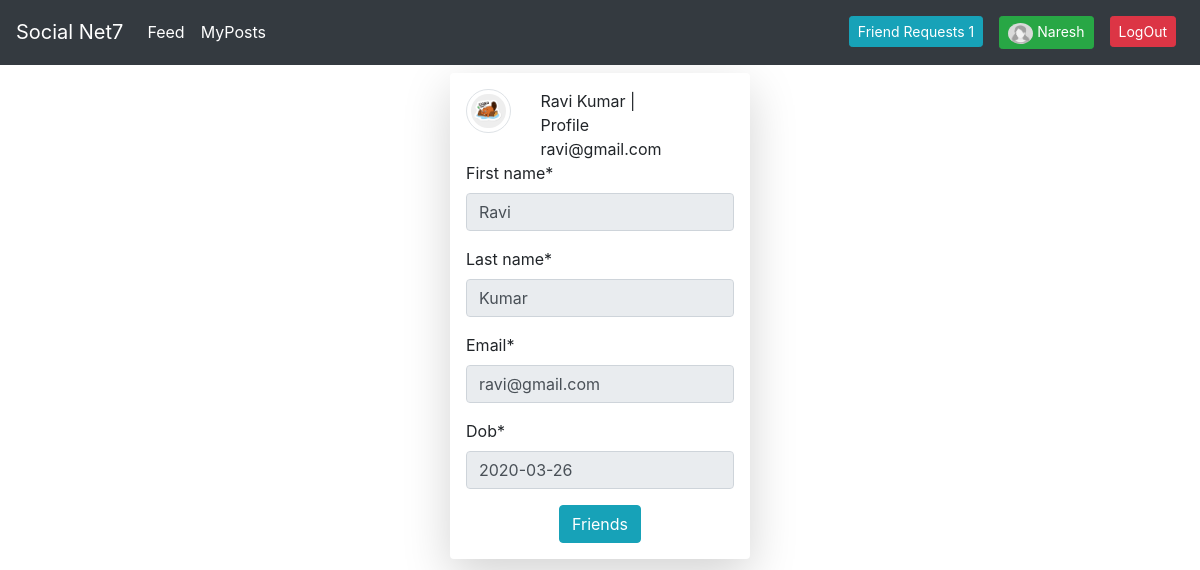
Page /rprofile/13/ (signed in) on the committed database.
### users/models.py (models this page shows, shortened)
class SnetUser(AbstractUser):
	username = None
	email = models.EmailField(_('email address'), unique=True)
	signup_date = models.DateTimeField(auto_now_add=True)
	USERNAME_FIELD = 'email'
	REQUIRED_FIELDS = []
	objects = CustomUserManager()
	def truncate(self):
		return f'{self.email}'.split('@')[0]
	def fname_empty(self):
		if self.first_name == '':
			return True
		else:
			return False
	def friend_request(self):
		return Friends.objects.filter(freq_accp_id=self.id).filter(friends='No')

class Profile(models.Model):
	image = models.ImageField(default='female.jpg', upload_to=profile_img_directory)
	user = models.OneToOneField(SnetUser, on_delete=models.CASCADE)
	dob = models.DateField(null=True, blank=True)

### users/views.py (the view)
# urls.py: path('rprofile/<int:id>/', user_views.rprofile, name='rprofile'),
@login_required
def rprofile(request, id):
	user = SnetUser.objects.get(pk=id)
	p_form = ProfileReadOnlyForm(instance=user.profile)
	u_form = UserReadOnlyForm(instance=user)
	freq_form = FriendsReqForm()
	try:
		freq = Friends.objects.filter(Q(freq_usr=user)|Q(freq_accp=user)).filter(Q(freq_usr=request.user)|Q(freq_accp=request.user)).filter(freq='Yes')
		if freq[0].friends == 'No':
			freq_sent = freq[0]
		elif freq[0].friends == 'Yes':
			freq_sent = freq[0]
	except:
		pass
	return render(request, 'users/rprofile.html', locals())

### users/forms.py
class ProfileReadOnlyForm(forms.ModelForm):
	dob = forms.DateField(disabled=True)
	class Meta:
		model = Profile
		fields = ['dob']

class UserReadOnlyForm(forms.ModelForm):
	first_name = forms.CharField(disabled=True)
	last_name = forms.CharField(disabled=True)
	email = forms.CharField(disabled=True)
	class Meta:
		model = SnetUser
		fields = ['first_name', 'last_name', 'email']

### users/templates/users/rprofile.html (shortened to what this page needs)
{% extends 'users/base.html' %}
{% load crispy_forms_tags %}
{% block body %}
<div class="container rounded shadow-lg mt-2 p-3 w-25">
	<div class="row">
		<div class="col-md-3">
			<img class="img-thumbnail rounded-circle" src="{{user.profile.image.url}}" width="50" height="50">
		</div>
		<div class="col-md-6">
			{% if user.fname_empty %}
			<div>
				<span>{{user.truncate|title}} | Profile</span>
			</div>
			<span>{{user.email}}</span>
			{% else %}
			<div>
				<span>{{user.first_name}} {{user.last_name}} | Profile</span>
			</div>
			<span>{{user.email}}</span>
			{% endif %}
		</div>
	</div>
	<div>
		<form>
			{{u_form|crispy}}
			{{p_form|crispy}}
		</form>
	</div>
	<div align="center">
		{% if freq_sent.freq_accp == request.user %}
		<form method="post" action="{% url 'friends_accp' user.id %}">
			{% if freq_sent.friends == 'Yes' %}
				<span class="btn btn-info">Friends</span>
			{% elif freq_sent.freq == 'Yes' %}
				<button type="submit" class="btn btn-primary">Accept Request</button>
			{% endif %}
		</form>
		{% endif %}
	</div>
</div>
{% endblock body %}

### users/templates/users/base.html (shortened to what this page needs)
<!DOCTYPE html>
<html>
<head>
	<link rel="stylesheet" href="https://stackpath.bootstrapcdn.com/bootstrap/4.4.1/css/bootstrap.min.css">
	<link rel="stylesheet" href="//code.jquery.com/ui/1.12.1/themes/base/jquery-ui.css">
</head>
<body>
	<div>
		<nav class="navbar navbar-expand-md navbar-dark bg-dark">
		 	<a class="navbar-brand" href="{% url 'feed:feed' %}">Social Net7</a>
			<div class="collapse navbar-collapse" id="navbarText">
			{% if user.is_authenticated %}
			    <ul class="navbar-nav mr-auto">
			      <li class="nav-item active">
			        <a class="nav-link text-white" href="{% url 'feed:feed' %}">Feed</a>
			      </li>
			      <li class="nav-item">
			        <a class="nav-link text-white" href="{% url 'feed:myposts' request.user.id %}">MyPosts</a>
			      </li>
			    </ul>
			    <ul class="navbar-nav ml-auto">
			    	<li class="nav-item">
			    		<a class="nav-link text-white" href="{% url 'friend_req_received' %}"><span class="btn btn-sm btn-info">Friend Requests {{request.user.friend_request.count}}</span></a>
			    	</li>
			    	<li class="nav-item">
			    		<a class="nav-link text-white" href="{% url 'profile' %}">
			    			{% if request.user.fname_empty%}
			    			<span class="btn btn-sm btn-success"><img class="rounded-circle" src="{{request.user.profile.image.url}}" width="25" height="21"> {{request.user.truncate|title}}</span></a>
			    			{% else %}
			    			<span class="btn btn-sm btn-success"><img class="rounded-circle" src="{{request.user.profile.image.url}}" width="25" height="21"> {{request.user.first_name|title}}</span></a>
			    			{% endif %}
				    </li>
				    <li class="navbar-nav ml-auto">
				    	<a class="nav-link text-white" href="{% url 'logout' %}"><span class="btn btn-sm btn-danger">LogOut</span></a>
				    </li>
			    </ul>
			   {% endif %}
			</div>
		</nav>
	</div>
	<div>
		{% block body %}
		{% endblock body %}
	</div>
</body>
</html>

### rows in the picture
SnetUser: user.friend_request.count "1", user.profile.image (picture), user.truncate "Naresh"
SnetUser: profile.image (picture), first_name "Ravi", last_name "Kumar", email "ravi@gmail.com"
Profile: dob "2020-03-26"
